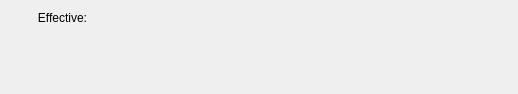
<?xml version="1.0" encoding="UTF-8"?>
<ui version="4.0">
 <comment>This file is part of the xTuple ERP: PostBooks Edition, a free and
open source Enterprise Resource Planning software suite,
Copyright (c) 1999-2019 by OpenMFG LLC, d/b/a xTuple.
It is licensed to you under the Common Public Attribution License
version 1.0, the full text of which (including xTuple-specific Exhibits)
is available at www.xtuple.com/CPAL.  By using this software, you agree
to be bound by its terms.</comment>
 <class>dspSingleLevelWhereUsed</class>
 <widget class="QWidget" name="dspSingleLevelWhereUsed">
  <property name="geometry">
   <rect>
    <x>0</x>
    <y>0</y>
    <width>518</width>
    <height>94</height>
   </rect>
  </property>
  <property name="windowTitle">
   <string>Single Level Where Used</string>
  </property>
  <layout class="QHBoxLayout" name="horizontalLayout">
   <item>
    <layout class="QVBoxLayout" name="verticalLayout">
     <item>
      <widget class="ItemCluster" name="_item"/>
     </item>
     <item>
      <spacer>
       <property name="orientation">
        <enum>Qt::Vertical</enum>
       </property>
       <property name="sizeType">
        <enum>QSizePolicy::Expanding</enum>
       </property>
       <property name="sizeHint" stdset="0">
        <size>
         <width>20</width>
         <height>0</height>
        </size>
       </property>
      </spacer>
     </item>
    </layout>
   </item>
   <item>
    <layout class="QVBoxLayout">
     <property name="spacing">
      <number>0</number>
     </property>
     <property name="margin">
      <number>0</number>
     </property>
     <item>
      <layout class="QHBoxLayout">
       <property name="spacing">
        <number>5</number>
       </property>
       <property name="margin">
        <number>0</number>
       </property>
       <item>
        <widget class="QLabel" name="_effectiveLit">
         <property name="text">
          <string>Effective:</string>
         </property>
         <property name="alignment">
          <set>Qt::AlignRight|Qt::AlignTrailing|Qt::AlignVCenter</set>
         </property>
        </widget>
       </item>
       <item>
        <widget class="DLineEdit" name="_effective"/>
       </item>
      </layout>
     </item>
     <item>
      <spacer>
       <property name="orientation">
        <enum>Qt::Vertical</enum>
       </property>
       <property name="sizeType">
        <enum>QSizePolicy::Expanding</enum>
       </property>
       <property name="sizeHint" stdset="0">
        <size>
         <width>20</width>
         <height>0</height>
        </size>
       </property>
      </spacer>
     </item>
    </layout>
   </item>
   <item>
    <spacer>
     <property name="orientation">
      <enum>Qt::Horizontal</enum>
     </property>
     <property name="sizeType">
      <enum>QSizePolicy::Expanding</enum>
     </property>
     <property name="sizeHint" stdset="0">
      <size>
       <width>0</width>
       <height>20</height>
      </size>
     </property>
    </spacer>
   </item>
  </layout>
 </widget>
 <layoutdefault spacing="6" margin="11"/>
 <customwidgets>
  <customwidget>
   <class>DLineEdit</class>
   <extends>QWidget</extends>
   <header>datecluster.h</header>
   <container>1</container>
  </customwidget>
  <customwidget>
   <class>ItemCluster</class>
   <extends>QWidget</extends>
   <header>itemcluster.h</header>
   <container>1</container>
  </customwidget>
 </customwidgets>
 <tabstops>
  <tabstop>_item</tabstop>
  <tabstop>_effective</tabstop>
 </tabstops>
 <resources/>
 <connections/>
</ui>
